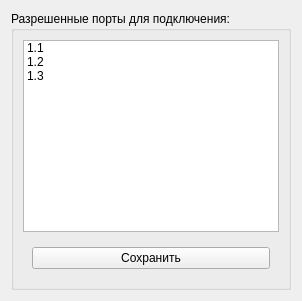
          <widget class="QWidget" name="users_tab_usb_policices">
           <attribute name="title">
            <string>Политики USB-портов</string>
           </attribute>
           <layout class="QGridLayout" name="gridLayout_7">
            <item row="1" column="0">
             <layout class="QGridLayout" name="gridLayout_3"/>
            </item>
            <item row="0" column="0">
             <widget class="QGroupBox" name="groupBox_12">
              <property name="title">
               <string>Разрешенные порты для подключения:</string>
              </property>
              <layout class="QGridLayout" name="gridLayout_16">
               <item row="0" column="0">
                <widget class="QListWidget" name="tbl_user_ports">
                 <property name="sortingEnabled">
                  <bool>true</bool>
                 </property>
                 <item>
                  <property name="text">
                   <string>1.1</string>
                  </property>
                  <property name="flags">
                   <set>ItemIsSelectable|ItemIsDragEnabled|ItemIsEnabled</set>
                  </property>
                 </item>
                 <item>
                  <property name="text">
                   <string>1.2</string>
                  </property>
                 </item>
                 <item>
                  <property name="text">
                   <string>1.3</string>
                  </property>
                 </item>
                </widget>
               </item>
               <item row="1" column="0">
                <widget class="QFrame" name="frame">
                 <layout class="QGridLayout" name="gridLayout_9">
                  <item row="0" column="0">
                   <widget class="QPushButton" name="btn_user_ports_save">
                    <property name="text">
                     <string>Сохранить</string>
                    </property>
                   </widget>
                  </item>
                 </layout>
                </widget>
               </item>
              </layout>
             </widget>
            </item>
           </layout>
          </widget>
